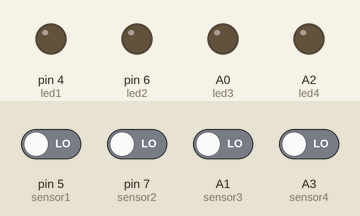
Simulated run of this sketch. Board: Arduino Uno, built with avr-gcc and run on an emulated ATmega328P. Parts: output pins drawn as LEDs (lit = HIGH). The inputs (shaded band) are chosen by the test bench; at power-on: A1 (sensor3), A3 (sensor4), pin 5 (sensor1), pin 7 (sensor2) LOW.

Above: at 1.2 s.
1.3 s: pin 5 (sensor1) driven HIGH
At 2.1 s:
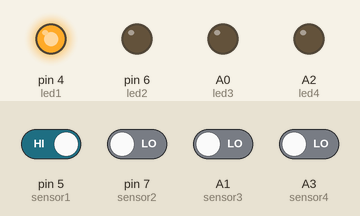
2.8 s: pin 7 (sensor2) driven HIGH
At 3.3 s:
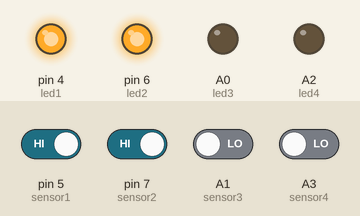
4.3 s: A1 (sensor3) driven HIGH
At 5.5 s:
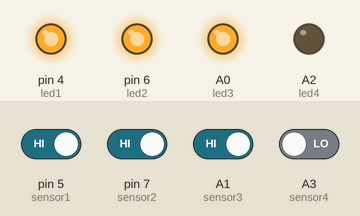
5.8 s: A3 (sensor4) driven HIGH
At 6.8 s:
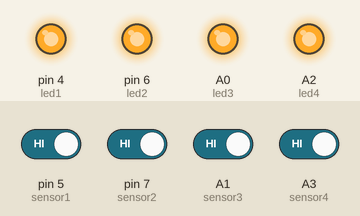
7.3 s: pin 5 (sensor1) driven LOW
At 7.9 s:
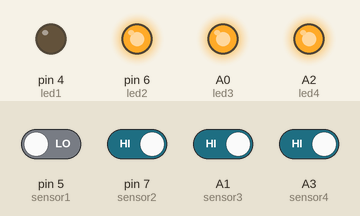
8.8 s: pin 7 (sensor2) driven LOW
At 10.2 s:
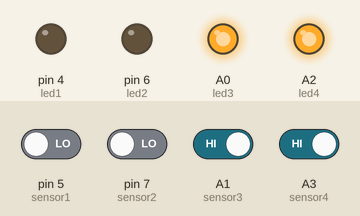
Timing chart, 0 to 11.3 s (numbered marks = the images above; inputs shaded):
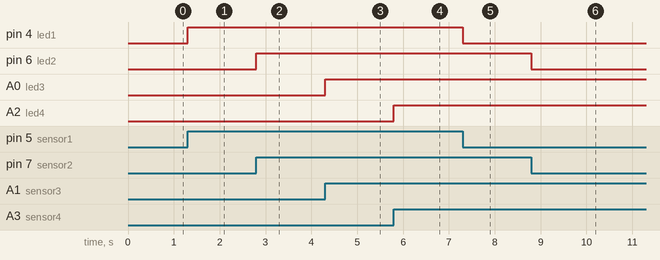

The sketch:

automatic-lighting.ino
```cpp
int led1 = 4;
int sensor1 = 5;
int led2 = 6;
int sensor2 = 7;
int led3 = A0 ;
int sensor3 = A1;
int led4 = A2 ;
int sensor4 = A3;


void setup() {
  // put your setup code here, to run once:

  pinMode(led1, OUTPUT);
  pinMode(sensor1, INPUT);
  pinMode(led2, OUTPUT);
  pinMode(sensor2, INPUT);
  pinMode(led3, OUTPUT);
  pinMode(sensor3, INPUT);
  pinMode(led4, OUTPUT);
  pinMode(sensor4, INPUT);
  Serial.begin(9600);
}

void loop() {
  // put your main code here, to run repeatedly:


  int sensor1val = digitalRead(sensor1);
  if(sensor1val == HIGH){
    digitalWrite(led1,HIGH);
  }else{
    digitalWrite(led1,LOW);}

  int sensor2val = digitalRead(sensor2);
  if(sensor2val == HIGH){
    digitalWrite(led2,HIGH);
  }else{
    digitalWrite(led2,LOW);}

  int sensor3val = digitalRead(sensor3);
  if(sensor3val == HIGH){
    digitalWrite(led3,HIGH);
  }else{
    digitalWrite(led3,LOW);}

  int sensor4val = digitalRead(sensor4);
  if(sensor4val == HIGH){
    digitalWrite(led4,HIGH);
  }else{
    digitalWrite(led4,LOW);}


}
```

Measured:
- after the input at 1.3 s, pin 4 (led1): LOW → HIGH at once
- after the input at 2.8 s, pin 6 (led2): LOW → HIGH at once
- after the input at 4.3 s, A0 (led3): LOW → HIGH at once
- after the input at 5.8 s, A2 (led4): LOW → HIGH at once
- after the input at 7.3 s, pin 4 (led1): HIGH → LOW at once
- after the input at 8.8 s, pin 6 (led2): HIGH → LOW at once
